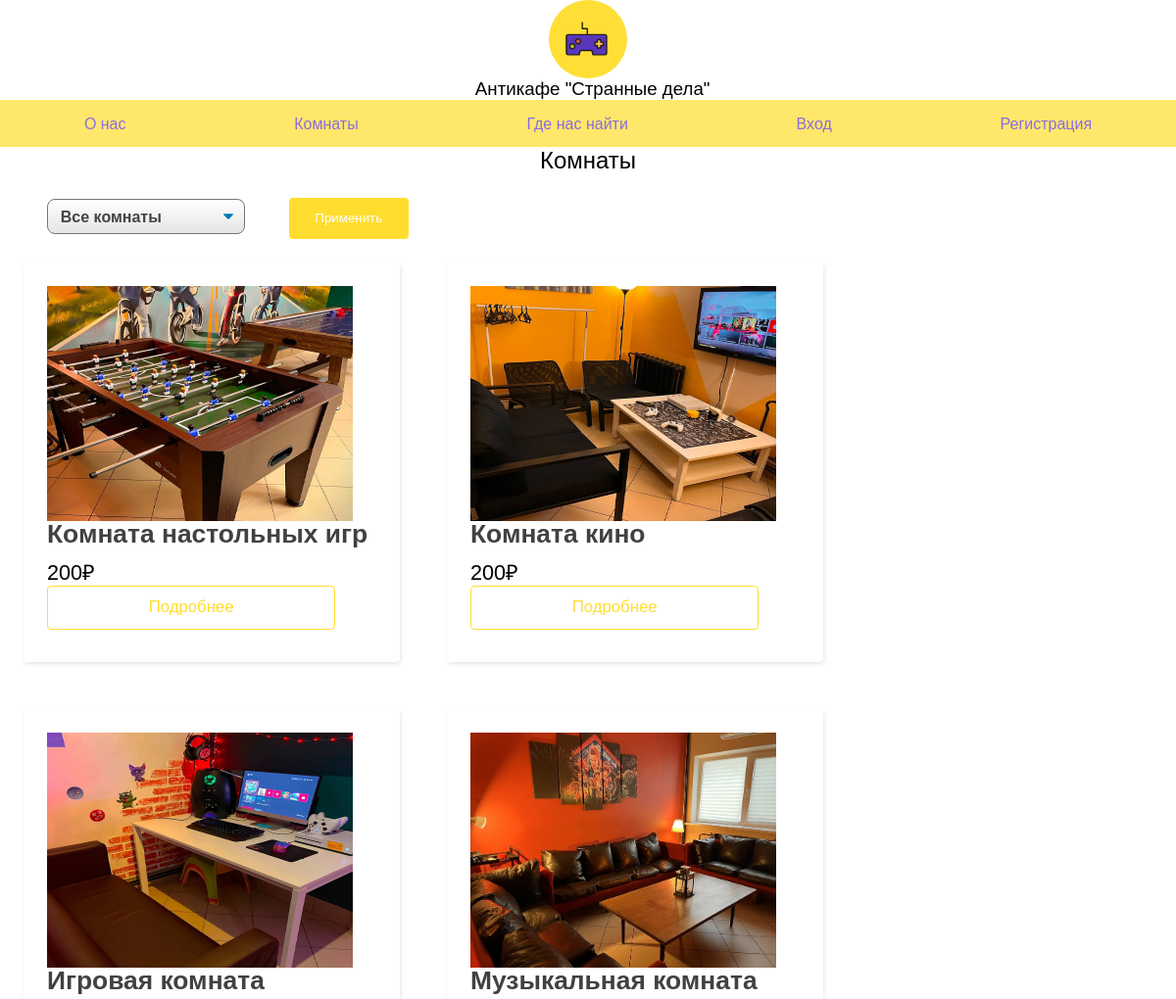
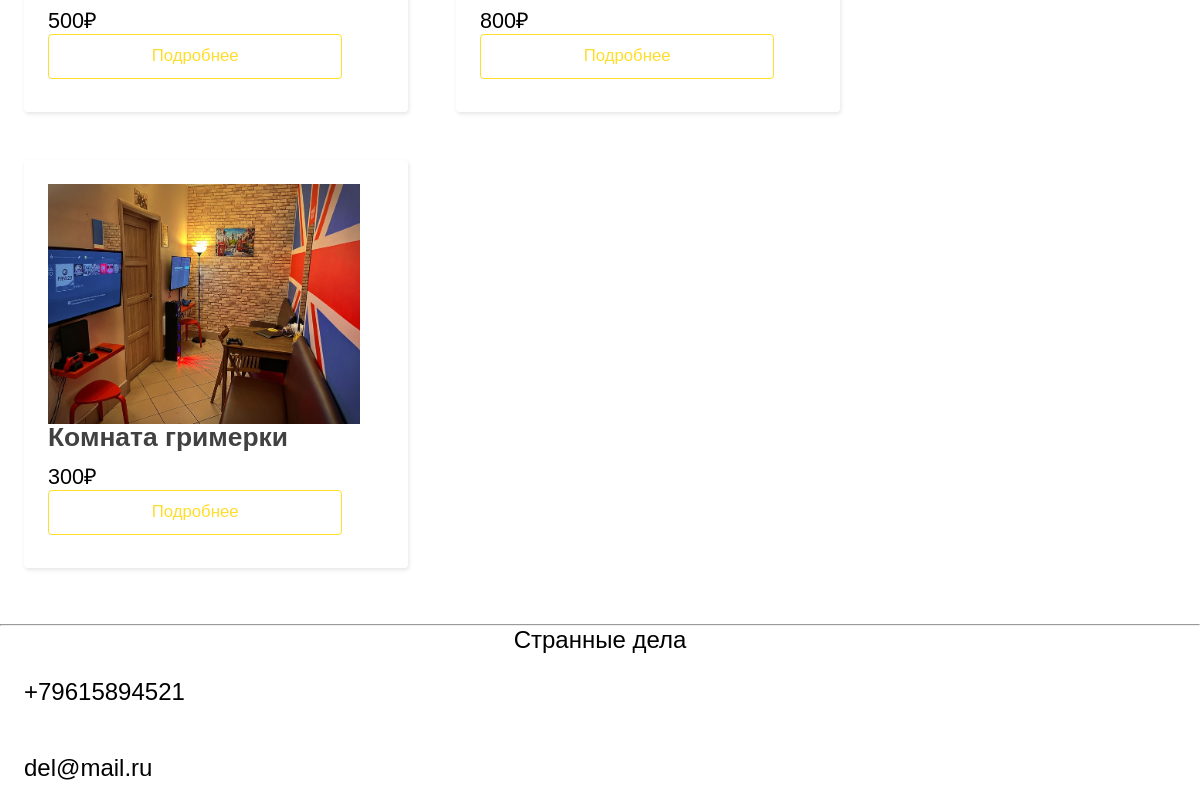
Screenshot of /catalog.php with the database file from the repository (2 pictures, top to bottom).
### tables this page shows
CREATE TABLE `rooms` (
  `id_room` int NOT NULL,
  `title_room` varchar(100) NOT NULL,
  `quantity` int NOT NULL,
  `description` varchar(500) NOT NULL,
  `photo` varchar(100) NOT NULL,
  `cost` int NOT NULL,
  `location` varchar(100) NOT NULL
);

### catalog.php (the view, shortened to what this page needs)
<?php
include("header.php");
include("connect.php");
 $sql_room = "SELECT * FROM rooms";
$result_rooms = mysqli_query($con, $sql_room);
$rooms = $result_rooms->fetch_all(MYSQLI_ASSOC);
 ?>
<div class="container">
    <h3>
       Комнаты
    </h3>
    <div class="filter">
            <form action="#" method="post">
                <select name="filter">
                    <option value="0">Все комнаты</option>
                </select>
                <button class="btn" type="submit">Применить</button>
            </form>
        </div>
    <div class="cards">
<?php
foreach($rooms as $room){
    ?>
    <div class="card" style="width: 15rem;">
  <img src="<?=$room["photo"]?>" class="card-img-top" alt="Комната">
  <div class="card-body">
    <h5 class="card-title"><?=$room["title_room"];?></h5>
    <p class="card-text"><?=$room["cost"];?>₽</p>
    <a class="card-buttom" href="room.php?id_room=<?=$room["id_room"]?>">Подробнее</a>
  </div>
</div>
    <?php
}
?>
    </div>
</div>
<?php
include("footer.php");
?>

### header.php (shortened to what this page needs)
<?php
$user_role = empty($_SESSION["user"]["role"])?false:$_SESSION["user"]["role"];
?>
<!DOCTYPE html>
<html lang="en">
<head>
    <link rel="stylesheet" href="/css/style.css">
</head>
<body>
    <header>
        <img src="/img/icon/play-game-svgrepo-com.svg" alt="">
        <h3>Антикафе "Странные дела"</h3>
        <nav>
            <ul class="list-navigation">
                <?php if(!$user_role) { ?>
                <li>
                    <button class="header-button">
                        <a href="index.php">О нас</a>
                        </button>
                </li>
                <li>
                    <button class="header-button">
                        <a href="catalog.php">Комнаты</a>
                    </button>
                </li>
                <li>
                    <button class="header-button">
                        <a href="where.php">Где нас найти</a>
                    </button>
                </li>
                <li>
                    <button class="header-button">
                        <a href="autorization.php">Вход</a>
                    </button>
                </li>
                <li>
                    <button class="header-button">
                        <a href="registration.php">Регистрация</a>
                    </button>
                </li>
                <?php } ?>
            </ul>
        </nav>
    </header>

### footer.php (shortened to what this page needs)
    <footer>
    <hr>
        <h3>
          Странные дела
        </h3>
        <p>+79615894521</p>
        <p>del@mail.ru</p>
    </footer>
</body>
</html>

### css/style.css (style rules this page uses)
* { font-family: Arial, Helvetica, sans-serif; margin: 0; padding: 0; }
a { text-decoration: none; color: #8B6CE0; }
.container { display: flex; flex-direction: column; justify-content: center; }
P { font-size: 0.8em; }
header { display: flex; flex-direction: column; }
.header-button { background-color: #FFE76B; border:none; }
.header-button a { font-size: 1.2em; }
header h3 { margin-left: 0.5em; font-weight: 400; text-align: center; }
header img { width: 5em; height: 5em; align-self: center; }
header nav { background-color:#FFE76B; padding-top:1em; height: 2em; }
.list-navigation { list-style: none; display: flex; flex-direction: row; justify-content: space-around; }
.container h3 { text-align: center; font-size: 1.5em; font-weight: 400; margin-bottom: 1em; }
.filter { display: flex; margin-left: 3em; }
.filter select { font-size: 16px; font-weight: 700; color: #444; padding: .6em 1.4em .5em .8em; max-width: 100%; border-radius: .5em; -moz-appearance: none; -webkit-appearance: none; appearance: none; background-image: url('/img/icon/1.svg'), linear-gradient(to bottom, #ffffff 0%,#e5e5e5 100%); background-repeat: no-repeat, repeat; background-position: right .7em top 50%, 0 0; background-size: .65em auto, 100%; }
.filter .btn { border:none; display: inline-block; margin-left: 3em; padding: 1em 2em; background-color: #FFDD2E; color: #fff; text-decoration: none; border-radius: 4px; }
.cards { display: flex; flex-wrap: wrap; }
.card { font-size: 1.5em; display: flex; flex-direction: column; margin:1em; padding:1em; border-radius: 1vh; min-width: 14em; min-height: 15em; box-shadow: 1px 2px 4px rgba(0, 0, 0, 0.1); display: flex; flex-direction: column; border-radius: 4px; transition: 0.2s; position: relative; }
.cards img { width: 13em; height: 10em; }
.card-title { display: block; margin-bottom: 0.4em; font-weight: 700; font-size: 1.1em; line-height: 100%; color: #414141; }
.card-text { font-size: 0.9em; }
.card-buttom { display: block; width: 80%; font-weight: 400; font-size: 0.7em; color: #FFDD2E; padding: 0.7em; text-align: center; border: 1px solid #FFDD2E; border-radius: 4px; cursor: pointer; transition: 0.2s; margin-top: auto; }
footer { display: flex; flex-direction: column; margin-top:2em; }
footer>h3 { font-size: 1.5em; font-weight: 400; text-align: center; }
footer>p { font-size: 1.5em; padding: 1em; }

### rows the page displays
rooms: photo (picture), title_room "Комната настольных игр", cost "200"
rooms: photo (picture), title_room "Комната кино", cost "200"
rooms: photo (picture), title_room "Игровая комната", cost "500"
rooms: photo (picture), title_room "Музыкальная комната", cost "800"
rooms: photo (picture), title_room "Комната гримерки", cost "300"
